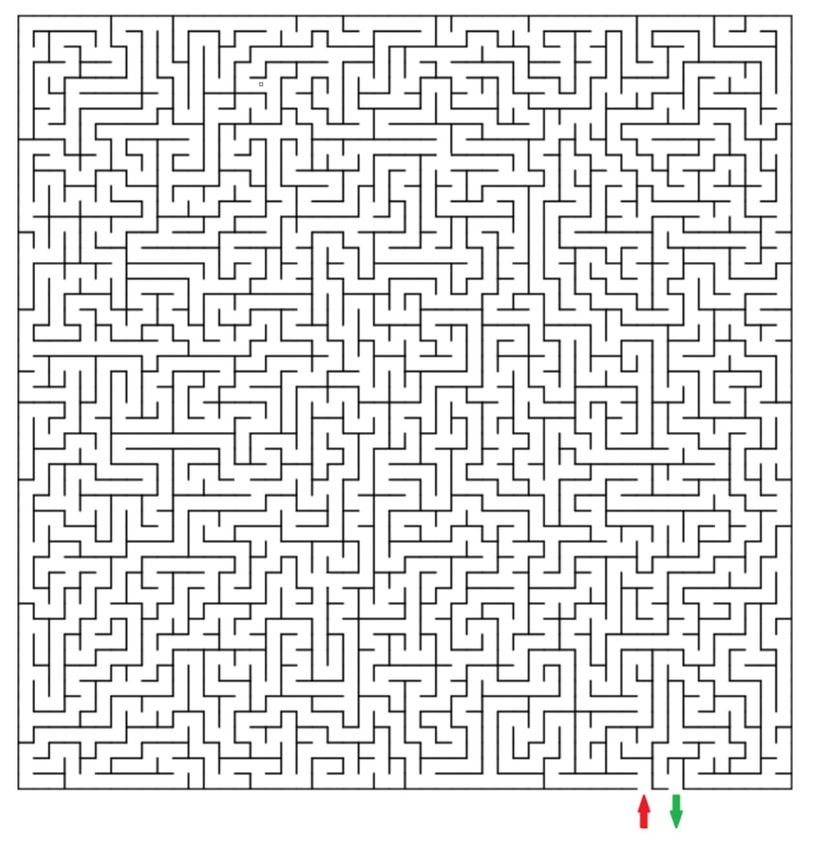
#> input picture testing data/maze.jpg, 829 x 852 px, shrunk from 1048 x 1077 before the run, found by its file name
$ python djikstra.py
#> lines starting #> are read from the running program, lines starting #| are printed output that depends on the picture; after the words box and inside, x2 and y2 are one past the last pixel; in counts of white or black regions, pixels touching at a corner belong together
import cv2
import numpy as np
import heapq

def preprocess_maze(image_path):
    """Preprocess the maze image to create a binary representation."""
    image = cv2.imread(image_path, cv2.IMREAD_GRAYSCALE)
#> image: shape (852, 829); min 0, max 255, mean 227.7
    if image is None:
        raise FileNotFoundError(f"Image not found: {image_path}")
    _, binary = cv2.threshold(image, 128, 1, cv2.THRESH_BINARY)
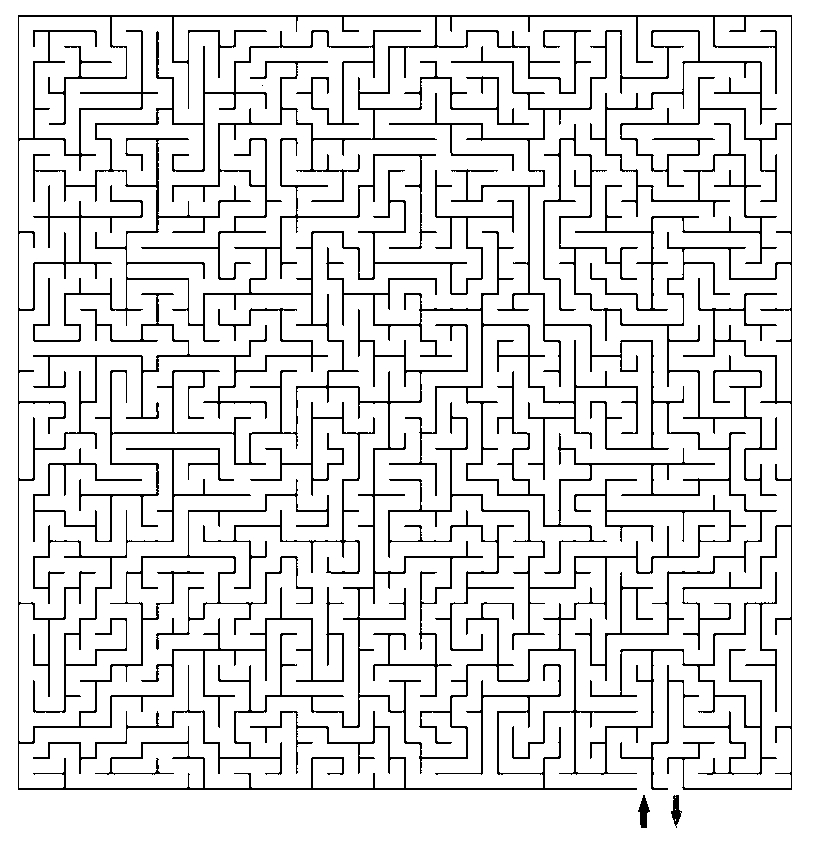
#> binary: shape (852, 829); values 0 (black) and 1 (white), 89.1% white; black in thin lines or dots, all inside (x1, y1, x2, y2) = (18, 15, 792, 828)
#| Binary maze shape: (852, 829)
    return binary

def get_neighbors(node, maze):
    """Get valid neighbors for Dijkstra's algorithm."""
    rows, cols = maze.shape
    x, y = node
    neighbors = []
    directions = [(0, 1), (1, 0), (0, -1), (-1, 0)]  # Right, Down, Left, Up
    for dx, dy in directions:
        nx, ny = x + dx, y + dy
        if 0 <= nx < rows and 0 <= ny < cols and maze[nx, ny] == 1:
            neighbors.append((nx, ny))
    return neighbors

def dijkstra(maze, start, end):
    """Solve the maze using Dijkstra's algorithm."""
#> called with start = (1, 1), end = (20, 20)
    rows, cols = maze.shape
#> rows = 852; cols = 829
    dist = {start: 0}
    prev = {start: None}
    visited = set()
    pq = [(0, start)]  # Priority queue: (distance, node)

    while pq:
        current_dist, current_node = heapq.heappop(pq)
        if current_node in visited:
            continue
        visited.add(current_node)

        # If we reach the end, reconstruct the path
        if current_node == end:
            path = []
            while current_node:
                path.append(current_node)
                current_node = prev[current_node]
            return path[::-1]  # Reverse the path

        # Explore neighbors
        for neighbor in get_neighbors(current_node, maze):
            if neighbor in visited:
                continue
            new_dist = current_dist + 1  # All edges have weight 1
            if neighbor not in dist or new_dist < dist[neighbor]:
                dist[neighbor] = new_dist
                prev[neighbor] = current_node
                heapq.heappush(pq, (new_dist, neighbor))

    return []  # Return an empty list if no path is found

def draw_path(maze_image, path):
    """Draw the solution path on the maze image."""
    for x, y in path:
        maze_image[x, y] = [0, 0, 255]  # Mark path in red
    return maze_image

def solve_maze(image_path, start, end):
    """Solve the maze and output the solution."""
    # Preprocess the maze
    binary_maze = preprocess_maze(image_path)
    print(f"Binary maze shape: {binary_maze.shape}")

    # Solve the maze using Dijkstra's algorithm
    path = dijkstra(binary_maze, start, end)
#> path = 7125 pairs, first value 1 to 790, second value 1 to 777
    if not path:
        print("No solution found.")
        return

    print(f"Path found with {len(path)} steps.")
#| Path found with 7125 steps.

    # Draw the path on the original maze image
    original_image = cv2.imread(image_path)
#> original_image is the input picture: shape (852, 829, 3); mean B, G, R 227.7, 227.7, 227.8
    for x, y in path:
        original_image[x, y] = [0, 0, 255]  # Red for the solution path
#> this loop made 7125 passes
#> (x, y) on passes 1 to 3: (1, 1), (1, 2), (1, 3)
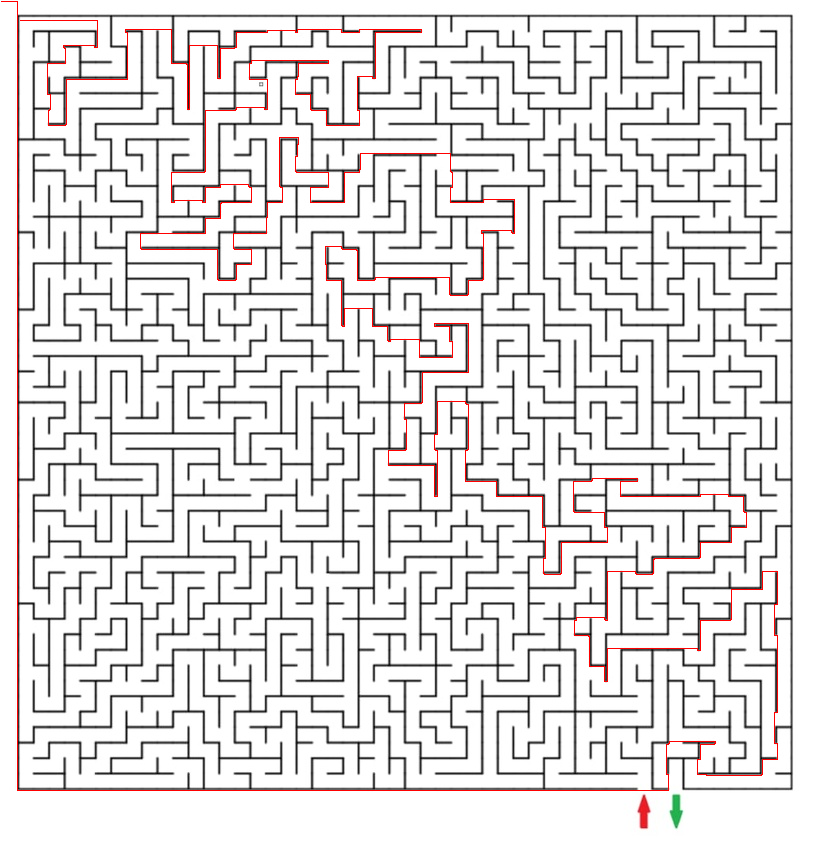
#> original_image: shape (852, 829, 3); 1.01% of pixels changed, all inside (x1, y1, x2, y2) = (1, 1, 778, 791)

    # Display and save the solution
    cv2.imshow("Solved Maze", original_image)
    cv2.waitKey(0)
    cv2.destroyAllWindows()
    cv2.imwrite("solved_maze.jpg", original_image)

# Define the start and end points
image_path = r"C:\Users\Lenovo\OneDrive\Desktop\Tech-A-Thon_Tech4Stack\testing data\maze.jpg"
start = (1, 1)  # Example start point, adjust as needed
end = (20, 20)  # Example end point, adjust as needed

# Solve the maze
solve_maze(image_path, start, end)
